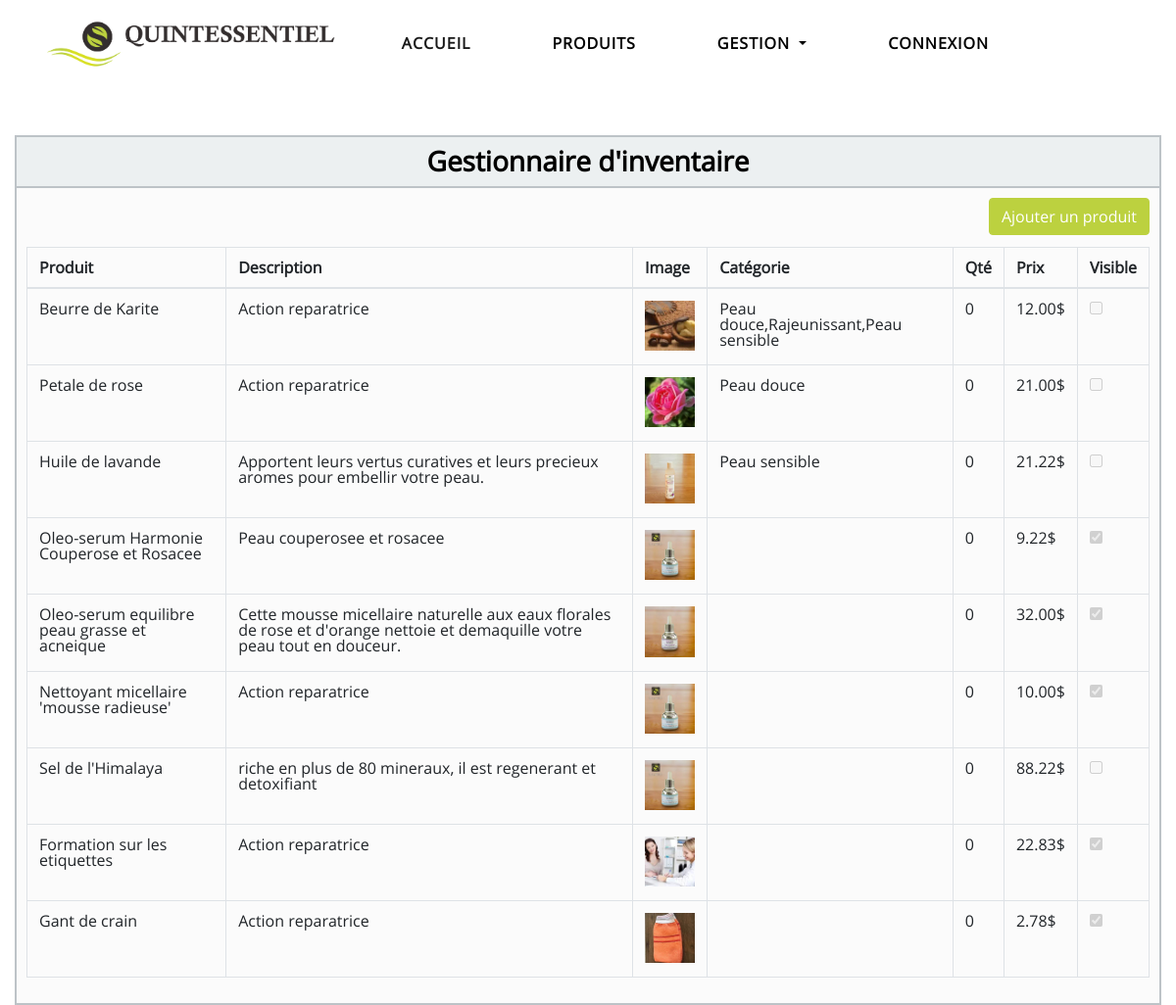
The page /inventory.php on the database its author committed.
### tables this page shows
CREATE TABLE product (
	id_product INT NOT NULL AUTO_INCREMENT,
	name VARCHAR(128) NOT NULL,
	is_sellable BOOLEAN NOT NULL DEFAULT 0,
	description TEXT,
	price DECIMAL(7,2) NOT NULL DEFAULT 0.00,
	quantity INT NOT NULL DEFAULT 0,
	image_path VARCHAR(255),
	PRIMARY KEY (id_product)
);

### phpScripts/Product/MgrProduct.php (called while the page is built, shortened)
<?php
include_once "Product.php";
require_once __DIR__ . '/../QueryEngine.php';
require_once __DIR__ . '/../Category/MgrCategory.php';
class MgrProduct
{
    private $products;
    private $mgrCategory;
    public function __construct()
    {
        $this->mgrCategory = new MgrCategory();
        $this->products = array();
    }
    public function getAllProducts($filter = null)
    {
        $queryEngine = new QueryEngine();
        $query = "SELECT * FROM Product";
        $resultSet = $queryEngine->executeQuery($query);
        if (!$resultSet) {
            echo "Error while trying to load all products";
        } else {
            $this->resultToArray($resultSet);
        }
    }
    private function resultToArray($resultSet)
    {
        $this->products = array();
        foreach ($resultSet->fetchAll(\PDO::FETCH_NUM) as $result) {
            $categories = $this->getProductCategoriesArray($result[0]);
            $product = new Product(
                $result[1],
                $categories,
                $result[2],
                $result[4],
                $result[3],
                $result[5],
                $result[6]
            );
            $product->setId($result[0]);
            array_push($this->products, $product);
        }
    }
    public function getProductCategoriesArray($productId)
    {
		$this->mgrCategory->getProductCategories($productId);
		$categories = $this->mgrCategory->getCategories();
		return $categories;
    }
    public function getProduct()
    {
        return $this->products;
    }
}
?>

### phpScripts/Product/Product.php (called while the page is built, shortened)
<?php
class Product implements JsonSerializable
{
    private $id;
    private $name;
    private $isSellable;
    private $price;
    private $description;
    private $quantity;
    private $imagePath;
    public function __construct($name, $categories, $isSellable, $price, $description, $quantity, $imagePath, $volumeUsed = 0)
    {
        $this->name = $name;
        $this->isSellable = $isSellable;
        $this->price = $price;
        $this->description = $description;
        $this->quantity = $quantity;
        $this->imagePath = $imagePath;
    }
    public function getId()
    {
        return $this->id;
    }
    public function setId($id)
    {
        $this->id = $id;
        return $this;
    }
    public function getName()
    {
        return $this->name;
    }
    public function getIsSellable()
    {
        return $this->isSellable;
    }
    public function getPrice()
    {
        return $this->price;
    }
    public function getDescription()
    {
        return $this->description;
    }
    public function getQuantity()
    {
        return $this->quantity;
    }
    public function getImagePath()
    {
        return $this->imagePath;
    }
}

### phpScripts/QueryEngine.php (called while the page is built, shortened)
<?php
require_once 'MgrDbConnection.php';
class QueryEngine
{
    private $db;
    public function __construct()
    {
        $this->db = new MgrDbConnection("quintessentieldb", "root", "", true);
    }
    public function executeQuery($queryString, $parametersMap=[])
    {
        $conn = $this->db->getDbConn();
        $query = $queryString;
        $loading = $conn->prepare($query);
        foreach ($parametersMap as $key => $value) {
            $loading->bindValue($key, $value);
        }
        try {
            if (!$loading->execute()) {
                throw new Exception("Error");
            } else {
                return $loading;
            }
        } catch (Exception $e) {
            return false;
        }
    }
}

### phpScripts/MgrDbConnection.php (called while the page is built, shortened)
<?php
class MgrDbConnection
{
    public function __construct($dbname, $username, $password, $err)
    {
        try {
            $this->dbConn = new PDO("mysql:host=localhost;dbname=" . $dbname. ";charset=utf8", $username, $password);
        } catch (PDOException $e) {
            throw new Exception("Error creating the DB Connection" . $e->getMessage());
        }
    }
}

### phpScripts/Category/MgrCategory.php (called while the page is built, shortened)
<?php
require_once 'Category.php';
require_once __DIR__ . '/../QueryEngine.php';
class MgrCategory
{
  private $categories;
  public function selectAllCategories($active = null)
  {
    $queryEngine = new QueryEngine();
    $query = "SELECT * FROM category";
    if ($active != null) {
      $query .= " WHERE is_active = " . $active;
    }
    $resultSet =  $queryEngine->executeQuery($query);
    if (!$resultSet) {
      echo "Error while trying to load all category";
    } else {
      $this->resultToArray($resultSet);
    }
  }
  public function getProductCategories($productId)
  {
    $queryEngine = new QueryEngine();
    $query = "SELECT category.id_category, category.name, category.is_active, category.description
              FROM ta_product_category
              INNER JOIN category
              ON category.id_category = ta_product_category.id_category
              WHERE id_product = :productId";
    $parameters =
        [
            "productId" => $productId,
        ];
    $resultSet = $queryEngine->executeQuery($query, $parameters);
    if (!$resultSet) {
        echo "Error while trying to load the categories of a product.";
    } else {
        $this->resultToArray($resultSet);
    }
  }
  private function resultToArray($resultSet)
  {
    $this->categories = array();
    foreach ($resultSet->fetchAll(\PDO::FETCH_NUM) as $result) {
      $category = new Category(
        $result[0],
        $result[1],
        $result[2],
        $result[3]
      );
      array_push($this->categories, $category);
    }
  }
  public function getCategories()
  {
    return $this->categories;
  }
}
?>

### phpScripts/Category/CtrlCategory.php (called while the page is built, shortened)
<?php
include_once "MgrCategory.php";
class CtrlCategory
{
  private $mgrCategory;
  public function __construct()
  {
    $this->mgrCategory = new MgrCategory();
  }
  public function loadCategoriesOptions()
  {
    $this->mgrCategory->selectAllCategories(1);
  }
}
?>

### phpScripts/Category/Category.php (called while the page is built, shortened)
<?php
class Category implements JsonSerializable
{
  private $name;
  public function getName()
  {
    return $this->name;
  }
  public function setName($name)
  {
    $this->name = $name;
  }
}
?>

### phpScripts/Product/CtrlProduct.php (the view, shortened to what this page needs)
<?php
include_once "MgrProduct.php";
class CtrlProduct
{
    private $mgrProduct;
    public function __construct()
    {
        $this->mgrProduct = new MgrProduct();
    }
    public function loadAllProductsTable()
    {
        $productList = $this->getMgrProduct()->getAllProducts();
        $this->displayProductsRows();
    }
    private function displayProductsRows()
    {
        $products = $this->mgrProduct->getProduct();
        $html = "";
        foreach ($products as $product) {
            $categories = $this->mgrProduct->getProductCategoriesArray($product->getId());
            $cat_string = "";
            foreach($categories as $cat)
            {
                $cat_string .= $cat->getName() . ",";
            }
            $cat_string = rtrim($cat_string, ",");
            $html .= "<tr id=" . $product->getId() . " data-toggle='modal' data-target='#editModal'>";
            $html .= "<td>" . $product->getName() . "</td>";
            $html .= "<td>" . $product->getDescription() . "</td>";
            $html .= "<td><img width='60' heigth='60' src='images/imgProducts/" . $product->getImagePath() . "'/></td>";
            $html .= "<td>" . $cat_string . "</td>";
            $html .= "<td>" . $product->getQuantity() . "</td>";
            $html .= "<td>" . $product->getPrice() . "$</td>";
            if ($product->getIsSellable() == 1) {
                $html .= "<td><input disabled checked type='checkbox'></td>";
            } else {
                $html .= "<td><input disabled type='checkbox'></td>";
            }
            $html .= "</tr>";
        }
        echo $html;
    }
    public function getMgrProduct()
    {
        return $this->mgrProduct;
    }
}

### inventory.php (shortened to what this page needs)
<?php
    include_once "phpScripts/Product/CtrlProduct.php";
    include_once "phpScripts/Product/Product.php";
    include_once "phpScripts/Product/MgrProduct.php";
    include_once "phpScripts/Category/CtrlCategory.php";
    include_once "phpScripts/Category/MgrCategory.php";
?>
<!DOCTYPE html>
<html>
    <head>
        <link href="css/style_index.css" rel=stylesheet>
    </head>
    <body id="body">
                            <?php
                            $ctrlC = new CtrlCategory();
                            $ctrlC->loadCategoriesOptions();
                            ?>
                        <br />
                        <br />
                        <br />
                        <br />
                        <br />
                        <br />
                        <br />
                        <br />
                        <br />
                        <br />
        <div class="center">
            <div class="panel col-12 col-mb-12 col-lg-12 full">
                <div class="panel-header">
                    <h3>Gestionnaire d'inventaire</h3>
                </div>
                <div class="panel-body">
                    <div class="manager-buttons-div">
                        <button class="btn btn-quintessentiel right" data-toggle="modal" data-target="#addModal" id="add">Ajouter un produit</button>
                    </div>
                    <div>
                        <table class="table table-bordered table-hover">
                            <thead class="thead-light">
                                <td>Produit</td>
                                <td>Description</td>
                                <td>Image</td>
                                <td>Catégorie</td>
                                <td>Qté</td>
                                <td>Prix</td>
                                <td>Visible</td>
                            </thead>
                            <tbody id="products">
                                <?php
                                    $ctrl = new CtrlProduct();
                                    $ctrl->loadAllProductsTable();
                                ?>
                            </tbody>
                        </table>
                    </div>
                </div>
            </div>
        </div>
    </body>
</html>

### css/style_index.css (style rules this page uses)
html, body, div, span, applet, object, iframe, h1, h2, h3, h4, h5, h6, p, blockquote, pre, a, abbr, acronym, address, big, cite, code, del, dfn, em, img, ins, kbd, q, s, samp, small, strike, strong, sub, sup, tt, var, b, u, i, center, dl, dt, dd, ol, ul, li, fieldset, form, label, legend, table, caption, tbody, tfoot, thead, tr, th, td, article, aside, canvas, details, embed, figure, figcaption, footer, header, hgroup, menu, nav, output, ruby, section, summary, time, mark, audio, video { margin: 0; padding: 0; border: 0; vertical-align: baseline; }
article, aside, details, figcaption, figure, footer, header, hgroup, menu, nav, section { display: block; }
body { line-height: 1; }
ol, ul { list-style: none; }
table { border-collapse: collapse; border-spacing: 0; }
* { box-sizing: border-box; }
body { font-family: 'OpenSans', Arial, Helvetica, sans-serif; padding:0; overflow-x: hidden; }
.btn-quintessentiel { color: #fff; background-color: #bcd13f; border-color: #bcd13f; }
.right { float: right; }
.center { max-width: 1300px; margin: 0 auto; }
.panel { display: flex; flex-flow: column; margin-top: 50px; }
.panel-header { flex: 0 1 40px; background-color: #ecf0f1; border: 2px solid #bdc3c7; color: black; padding: 8px; }
.panel-header h1,h2,h3,h4,h5,h6 { text-align:center; padding: 0; margin: 0; font-weight: bold; }
.panel-body { background-color: #fbfbfb; border: 2px solid #bdc3c7; border-top: none; padding: 10px; }
.full .panel-body { flex: 1 1 auto; }
.manager-buttons-div { min-height: 50px; display: block; width: 100%; }
img { max-width: 100%; height: auto; }
[class*="col-"] { width: 100%; float: left; }
.thead-light { font-weight: 600; }
.img-logo-nav { width: 350px; max-width: 100%; height: auto; display: block; margin: 5px 30px; }
.navbar-light { background-color: #fff !important; }
.navbar-nav { margin-right: 100px; padding:0; }
.navbar-light .navbar-nav .nav-link { margin-right: 50px; }
.navbar-light .navbar-nav .nav-link { padding-right: 25px; color: #000; text-transform: uppercase; letter-spacing: 1px; font-weight: 600; }

### rows shown on the page
product: name "Beurre de Karite", description "Action reparatrice", image_path (picture), cat_string "Peau douce,Rajeunissant,Peau sensible", quantity "0", price "12.00"
product: name "Petale de rose", description "Action reparatrice", image_path (picture), cat_string "Peau douce", quantity "0", price "21.00"
product: name "Huile de lavande", description "Apportent leurs vertus curatives et leurs precieux aromes pour embellir votre peau.", image_path (picture), cat_string "Peau sensible", quantity "0", price "21.22"
product: name "Oleo-serum Harmonie Couperose et Rosacee", description "Peau couperosee et rosacee", image_path (picture), quantity "0", price "9.22"
product: name "Oleo-serum equilibre peau grasse et acneique", description "Cette mousse micellaire naturelle aux eaux florales de rose et d'orange nettoie et demaquille votre peau tout en douceur.", image_path (picture), quantity "0", price "32.00"
product: name "Nettoyant micellaire 'mousse radieuse'", description "Action reparatrice", image_path (picture), quantity "0", price "10.00"
product: name "Sel de l'Himalaya", description "riche en plus de 80 mineraux, il est regenerant et detoxifiant", image_path (picture), quantity "0", price "88.22"
product: name "Formation sur les etiquettes", description "Action reparatrice", image_path (picture), quantity "0", price "22.83"
product: name "Gant de crain", description "Action reparatrice", image_path (picture), quantity "0", price "2.78"
